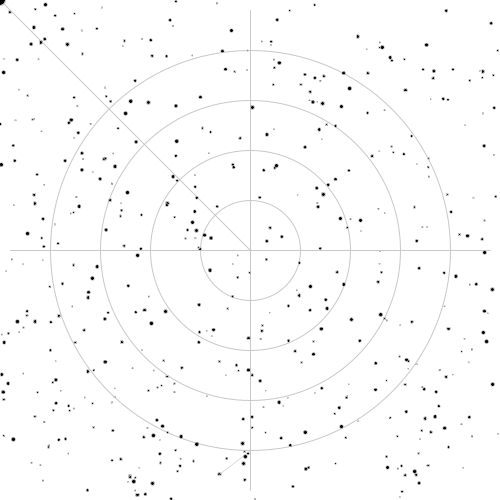
Frame 1 (no input)
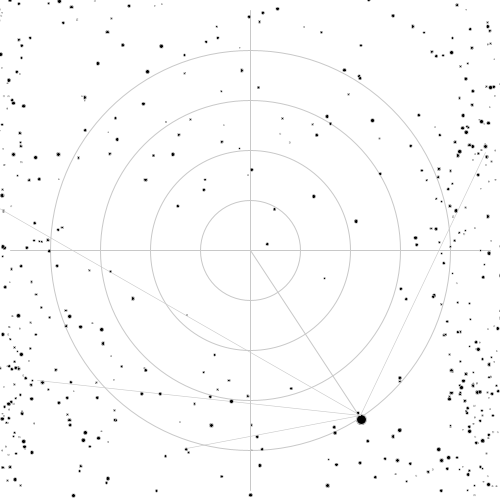
Frame 60 (the mouse pressed at the canvas centre just before this capture)
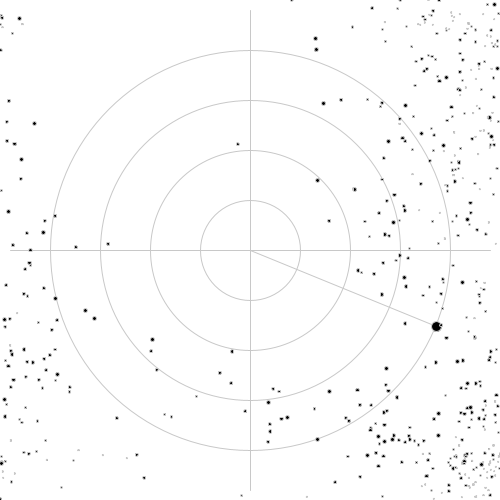
Frame 120 (the mouse held since frame 60 and released just before this capture)

The Processing sketch that drew these frames (run headless with seeded random() and noise(); from frame 60 on, the mouse is pressed at the canvas centre):

// Processing sketch: polar_radar
// ── polar_radar.pde
PVector l = new PVector(0,0);
Repulse blob = new Repulse(10);
Mover[] mover = new Mover[500];


void setup() {
  size(500,500);
  for(int i = 0; i<mover.length; i++) {
    mover[i]= new Mover(blob, random(1,4));
  }
}


void draw() {
  background(255);
  grid();
  fill(0);
  blob.enable();
  for(int i = 0; i<mover.length; i++) {
    mover[i].place();
  }
}
  
void grid() {
  strokeWeight(1);
  stroke(200);
  noFill();
  for(int x=0;x<width;x+=width/5) {
    circle(width/2, height/2, x);
  }
  line(10, width/2, height-10, width/2);
  line(width/2, 10, width/2, width-10); 
}

// ── movers.pde
class Mover {
  Repulse r;
  float x;
  float y;
  float size;
  PVector acc1 = new PVector(0,0);
  PVector acc2 = new PVector(0,0);
  PVector vel = new PVector(0,0);
  PVector F = new PVector(random(width),random(height));
  
  Mover(Repulse tempRepulse, float tempSize) {
    r = tempRepulse;  
    size = tempSize;
  }
  
  void place() {
    fill(0);
    circle(F.x, F.y, size);
    motion();
    joiner();
  }
  
  void motion() {
    randomAcceleration();
    repulseAcceleration();
    edge();
    vel.add(acc1);
    vel.add(acc2);
    vel.limit(5);
    F.add(vel);
  }
  
  void joiner(){
    float rn=random(500);
    if(rn<2){
      strokeWeight(0.6);
      line(r.x, r.y, F.x, F.y);
    } else rn=random(500);
  }
  
  void edge() {
    if(F.x>width) F.x = 0;
    else if(F.x<0) F.x = width;
    if(F.y>height) F.y = 0;
    else if(F.y<0) F.y = height;
  }
  
    
  void randomAcceleration(){
    acc1= new PVector(random(-0.2,0.2), random(-0.2,0.2));
  }
  
  void repulseAcceleration() {
    float dist = dist(r.x, r.y, F.x, F.y);
    PVector foll = F.copy();
    foll.sub(new PVector(r.x, r.y));
    foll.setMag(1/(size*2));
    acc2=foll;
  }
}

// ── particleSystem.pde
class ParticleSystem {
 int count;
 Mover[] m = new Mover[count];
 
 ParticleSystem(int tempCount) {
  count = tempCount;
 }
}

// ── repluse.pde
class Repulse {
  float x;
  float y;
  float size;
  float angle = 0;
  float rad = width*2;
  
  Repulse(float tempSize) {
    size = tempSize; 
  }
  
  void enable() {
    joiner();
    circle(x,y,size); 
    x = sin(angle) * rad + width/2;
    y = cos(angle) * rad + height/2;
    angle+=0.01;
    rad=map(noise(angle),0,1,0,width);
  }
  
  void joiner() {
  line(width/2, height/2, x, y);
  }
  
}
